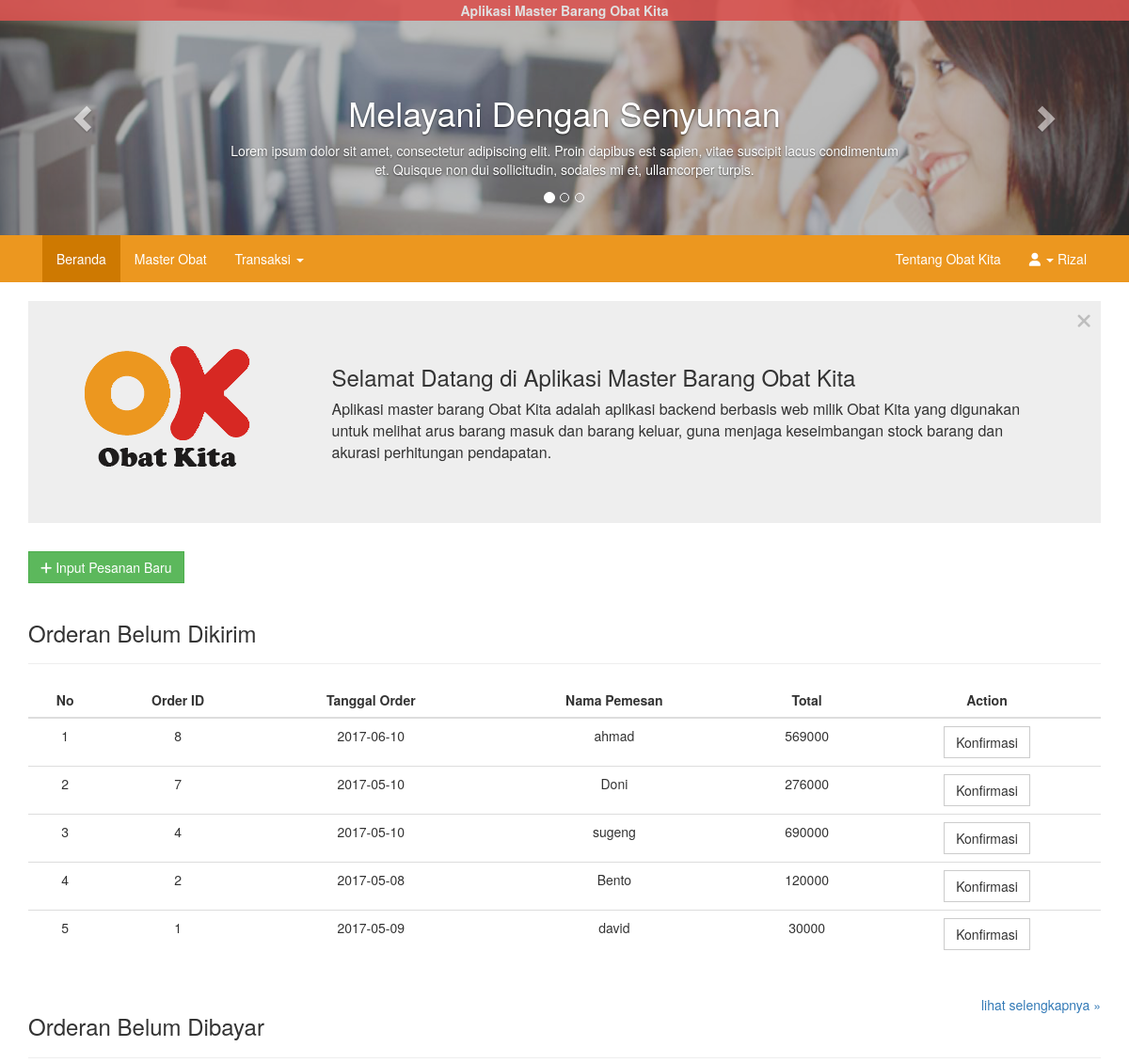
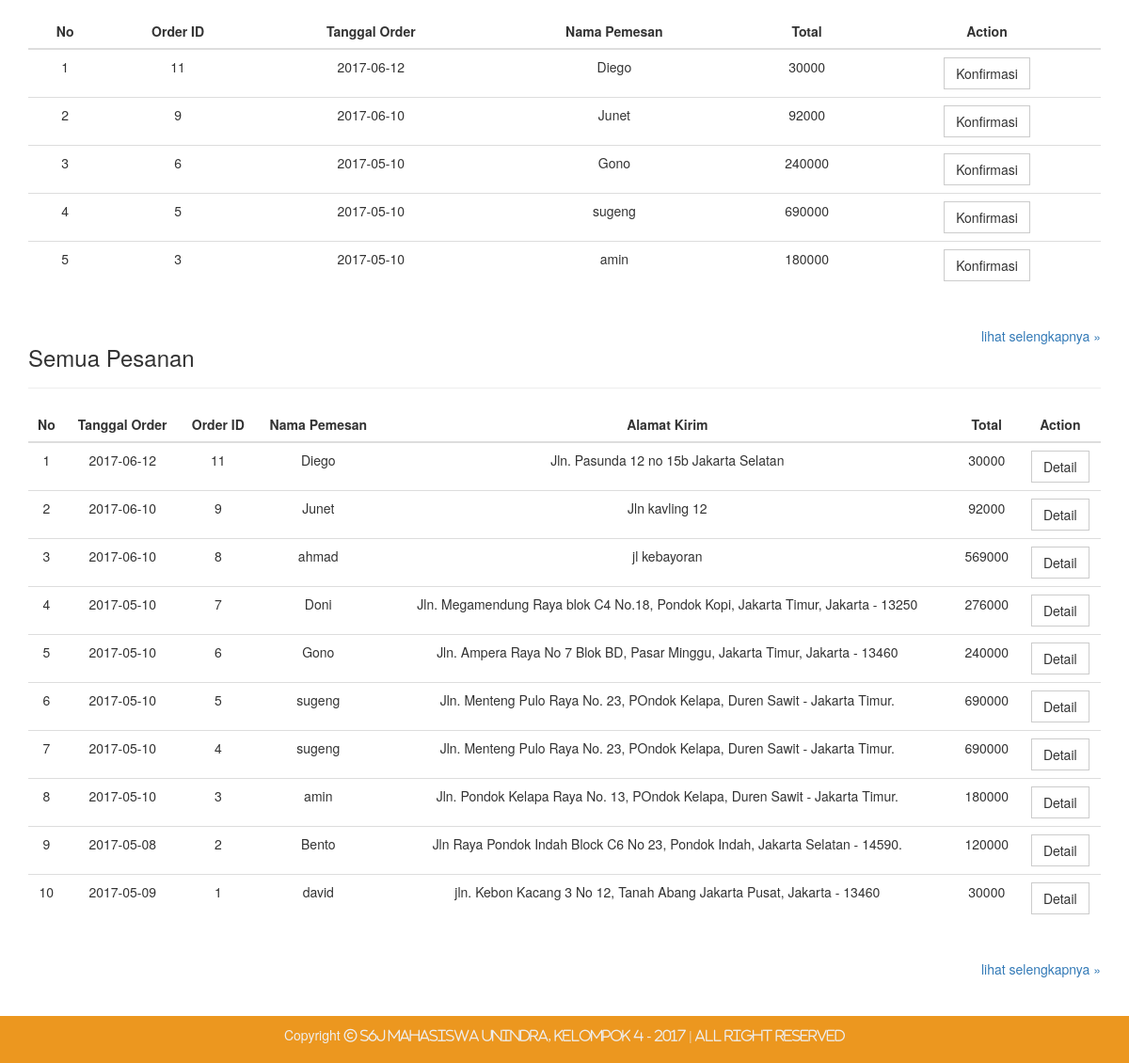
/index.php (signed in), run on the app's committed database (2 pictures, top to bottom).
### tables this page shows
CREATE TABLE `pengiriman` (
  `kirim_id` int(11) NOT NULL,
  `kirim_status` int(1) DEFAULT NULL,
  `order_id` int(11) DEFAULT NULL
);

CREATE TABLE `orders` (
  `order_id` int(11) NOT NULL,
  `order_StatBayar` int(1) NOT NULL,
  `order_tanggal` date DEFAULT NULL,
  `order_qty` int(11) NOT NULL,
  `cus_id` int(11) DEFAULT NULL,
  `obat_id` int(11) DEFAULT NULL
);

CREATE TABLE `customer` (
  `cus_id` int(11) NOT NULL,
  `cus_nama` varchar(255) NOT NULL,
  `cus_alamat` text NOT NULL
);

CREATE TABLE `obat` (
  `obat_id` int(11) NOT NULL,
  `obat_nama` varchar(255) NOT NULL,
  `obat_qty` int(4) NOT NULL,
  `obat_harga` int(11) NOT NULL
);

### index.php (the view, shortened to what this page needs)
<?php
	include_once("services/config.php");
?>
<!DOCTYPE HTML>
<html>
<head>
	<link rel="stylesheet" href="assets/css/bootstrap.min.css">
	<link rel="stylesheet" href="assets/css/font-awesome.css">
	<link rel="stylesheet" href="assets/css/jquery.dataTables.min.css">
	<link rel="stylesheet" href="assets/css/style.css">
</head>
<body>
<div id="wrapper">
	<?php
		include 'include/header.php';
		include 'include/nav.php';
	?>
	<main>
		<div class="container">
			<div id="welcome" class="jumbotron flat">
				<div class="row">
					<div class="col-sm-3">
						<img src="assets/img/logo.png">
					</div>
					<div class="col-sm-9">
						<h3>Selamat Datang di Aplikasi Master Barang Obat Kita</h3>
						<p>Aplikasi master barang Obat Kita adalah aplikasi backend berbasis web milik Obat Kita yang digunakan untuk melihat arus barang masuk dan barang keluar, guna menjaga keseimbangan stock barang dan akurasi perhitungan pendapatan.</p>
					</div>
				</div>
				<div class="close">
					<i class="fa fa-close" onclick="$('#welcome').hide();"></i>
				</div>
			</div>
			<a href="transaksi/inputpesanan.php" class="btn btn-success btn-md flat"><i class="fa fa-plus"></i> Input Pesanan Baru</a>
			<div class="kirim">
				<div class="page-header">
					<h3>Orderan Belum Dikirim</h3>
				</div>
				<div class="table table-responsive">
					<table id="BelumBayar" class="table text-center">
						<thead>
						<tr>
							<th>No</th>
							<th>Order ID</th>
							<th>Tanggal Order</th>
							<th>Nama Pemesan</th>
							<th>Total</th>
							<th>Action</th>
						</tr>
						</thead>
						<tbody>
							<?php
								$sql = 'SELECT *
										FROM pengiriman
										INNER JOIN orders
											ON pengiriman.order_id = orders.order_id
										INNER JOIN obat
											ON obat.obat_id = orders.obat_id
										INNER JOIN customer
											ON customer.cus_id = orders.cus_id
										WHERE orders.order_StatBayar = 1 AND pengiriman.kirim_status = 0
                                                                                ORDER BY pengiriman.order_id DESC LIMIT 10';
								$hasil = mysqli_query($koneksi, $sql);
								$i = 1;
								while ($data = $hasil->fetch_array()) {
									$harga = $data['obat_harga'];
									$qty = $data['order_qty'];
									$total = ($harga * $qty);
									echo "<tr>";
									echo "<td>".$i++."</td>";
									echo "<td>".$data['order_id']."</td>";
									echo "<td>".$data['order_tanggal']."</td>";
									echo "<td>".$data['cus_nama']."</td>";
									echo "<td>".$total."</td>";
									echo "<td>
											<a href=\"transaksi/detailkirim.php?id=$data[order_id]\" class=\"btn btn-default flat\">Konfirmasi</a>
										</td>";
									echo "</tr>";
								}
							?>
						</tbody>
					</table>
				</div>
				<a href="transaksi/pengiriman.php" class="pull-right">lihat selengkapnya &raquo;</a>
			</div>
			<div class="bayar">
				<div class="page-header">
					<h3>Orderan Belum Dibayar</h3>
				</div>
				<div class="table table-responsive">
					<table id="BelumBayar" class="table text-center">
						<thead>
						<tr>
							<th>No</th>
							<th>Order ID</th>
							<th>Tanggal Order</th>
							<th>Nama Pemesan</th>
							<th>Total</th>
							<th>Action</th>
						</tr>
						</thead>
						<tbody>
							<?php
								$sql = 'SELECT *
										FROM orders
										INNER JOIN customer
											ON orders.cus_id = customer.cus_id
										INNER JOIN obat
											ON orders.obat_id = obat.obat_id
										WHERE orders.order_StatBayar = 0 ORDER BY orders.order_id DESC LIMIT 10';
								$hasil = mysqli_query($koneksi, $sql);
								$i = 1;
								while ($data = $hasil->fetch_array()) {
									$harga = $data['obat_harga'];
									$qty = $data['order_qty'];
									$total = ($harga * $qty);
									echo "<tr>";
									echo "<td>".$i++."</td>";
									echo "<td>".$data['order_id']."</td>";
									echo "<td>".$data['order_tanggal']."</td>";
									echo "<td>".$data['cus_nama']."</td>";
									echo "<td>".$total."</td>";
									echo "<td>
											<a href=\"transaksi/detailbayar.php?id=$data[order_id]\" class=\"btn btn-default flat\">Konfirmasi</a>
										</td>";
									echo "</tr>";
								}
							?>
						</tbody>
					</table>
				</div>
				<a href="transaksi/pembayaran.php" class="pull-right">lihat selengkapnya &raquo;</a>
			</div>
			<div class="bayar">
				<div class="page-header">
					<h3>Semua Pesanan</h3>
				</div>
				<div class="table table-responsive">
					<table class="table text-center">
						<thead>
						<tr>
							<th>No</th>
							<th>Tanggal Order</th>
							<th>Order ID</th>
							<th>Nama Pemesan</th>
							<th>Alamat Kirim</th>
							<th>Total</th>
							<th>Action</th>
						</tr>
						</thead>
						<tbody>
							<?php
								$sql = 'SELECT *
										FROM orders
										INNER JOIN customer
											ON orders.cus_id = customer.cus_id
										INNER JOIN obat
											ON orders.obat_id = obat.obat_id
										ORDER BY orders.order_id DESC LIMIT 10';
								$hasil = mysqli_query($koneksi, $sql);
								$i = 1;
								while ($data = $hasil->fetch_array()) {
									$harga = $data['obat_harga'];
									$qty = $data['order_qty'];
									$total = ($harga * $qty);
									echo "<tr>";
									echo "<td>".$i++."</td>";
									echo "<td>".$data['order_tanggal']."</td>";
									echo "<td>".$data['order_id']."</td>";
									echo "<td>".$data['cus_nama']."</td>";
									echo "<td>".$data['cus_alamat']."</td>";
									echo "<td>".$total."</td>";
									echo "<td>
											<a href=\"detailorder.php?id=$data[order_id]\" class=\"btn btn-default flat\">Detail</a>
										</td>";
									echo "</tr>";
								}
							?>
						</tbody>
					</table>
				</div>
				<a href="transaksi/daftarpesanan.php" class="pull-right">lihat selengkapnya &raquo;</a>
			</div>
		</div>
	</main>
	</div>
	<footer>
		<div class="container">
			<p>Copyright <i class="fa fa-copyright"> S6J Mahasiswa Unindra, Kelompok 4 - 2017 | All Right Reserved</i></p>
		</div>
	</footer>
</body>
</html>

### include/header.php (shortened to what this page needs)
<header>
	<div id="header-top" class="text-center">
		<p><marquee behavior="alternate" direction="left" onmouseout="this.start()" onmouseover="this.stop()"><b>Aplikasi Master Barang Obat Kita</b></marquee></p>
	</div>
	<div id="myCarousel" class="carousel slide" data-ride="carousel">
		<ol class="carousel-indicators">
			<li data-target ="#myCarousel" data-slide-to="0" class="active"></li>
			<li data-target ="#myCarousel" data-slide-to="1"></li>
			<li data-target ="#myCarousel" data-slide-to="2"></li>
		</ol>
		<div class="carousel-inner" role="listbox">
			<div class="item active">
				<img class="slide" src="assets/img/callcenter.jpg" alt="First slide">
				<div class="container">
					<div class="carousel-caption">
						<h1>Melayani Dengan Senyuman</h1>
						<p>Lorem ipsum dolor sit amet, consectetur adipiscing elit. Proin dapibus est sapien, vitae suscipit lacus condimentum et. Quisque non dui sollicitudin, sodales mi et, ullamcorper turpis.</p>
					</div>
				</div>
			</div>
		</div>
		<a class    ="left carousel-control" href="#myCarousel" role="button" data-slide="prev"><span class ="glyphicon glyphicon-chevron-left" aria-hidden="true"></span><span class ="sr-only">Previous</span></a>
		<a class    ="right carousel-control" href="#myCarousel" role="button" data-slide="next"><span class ="glyphicon glyphicon-chevron-right" aria-hidden="true"></span><span class ="sr-only">Next</span></a>
   	</div>
</header>

### include/nav.php (shortened to what this page needs)
<nav>
	<div class="">
		<nav class="navbar navbar-default navbar-orange flat-navbar">
			<div class="container">
				<div id="navbar" class="navbar-collapse collapse">
						<ul class="nav navbar-nav">
						<li id="1"><a href="index.php">Beranda</a></li>
						<li id="2"><a href="masterobat.php">Master Obat</a></li>
						<li id="3" class="dropdown">
							<a href="#" class="dropdown-toggle" data-toggle="dropdown" role="button" aria-haspopup="true" aria-expanded="false">Transaksi <span class="caret"></span></a>
						</li>
					</ul>
					<ul class="nav navbar-nav navbar-right">
						<li id="5"><a href="about.php">Tentang Obat Kita</a></li>
						<li class="dropdown">
							<a href="#" class="dropdown-toggle" data-toggle="dropdown" role="button" aria-haspopup="true" aria-expanded="false">
								<i class="fa fa-user"></i>
								<span class="caret"></span>
								<?php echo  $_SESSION['user_nama']; ?>
							</a>
						</li>
					</ul>
				</div>
			</div>
		</nav>
	</div>
</nav>

### assets/css/style.css (style rules this page uses)
* { margin:0; padding:0; }
.flat-navbar { border-radius:0; border:none; }
.flat { border-radius:0 !important; }
.jumbotron p { font-size:16px; }
.table > thead > tr > th { text-align:center; }
#header-top { background-color:rgba(217,83,79,0.9); width:100%; display:block; padding:1px; color:#e0e0e0; position:fixed; top:0; z-index:99; }
#header-top > p { padding:0; margin:0; letter-spacing:2px; word-spacing:5px; text-transform:uppercase; }
.carousel { height: 250px; }
.carousel-caption { z-index: 10; }
.carousel .item { height: 250px; background-color: #777; }
.carousel-inner > .item > img { position: absolute; top: 0; left: 0; min-width: 100%; height: 250px; }
img.slide { opacity:0.5; }
.navbar-orange { background-color:#ec971f; }
.navbar-default .navbar-nav > li > a, .navbar-default .navbar-brand { color:#fff; }
.navbar-default .navbar-nav > .active > a, .navbar-default .navbar-nav > .active > a:focus, .navbar-default .navbar-nav > .active > a:hover { background-color:#ce7901; color:#fff; }
#welcome { position:relative; }
.close { position:absolute; top:10px; right:10px; }
main { min-height:600px; }
footer { background-color:#ec971f; margin-top:40px; }
footer > .container > p { color:#eee; padding:10px; text-align:center; }

### data on the page
pengiriman: order.order_id "8", order.order_tanggal "2017-06-10", customer.cus_nama "ahmad", obat.obat_harga "569000"
pengiriman: order.order_id "7", order.order_tanggal "2017-05-10", customer.cus_nama "Doni", obat.obat_harga "276000"
pengiriman: order.order_id "4", order.order_tanggal "2017-05-10", customer.cus_nama "sugeng", obat.obat_harga "690000"
pengiriman: order.order_id "2", order.order_tanggal "2017-05-08", customer.cus_nama "Bento", obat.obat_harga "120000"
pengiriman: order.order_id "1", order.order_tanggal "2017-05-09", customer.cus_nama "david", obat.obat_harga "30000"
orders: order_id "11", order_tanggal "2017-06-12", cus.cus_nama "Diego", total "30000", cus.cus_alamat "Jln. Pasunda 12 no 15b Jakarta Selatan"
orders: order_id "9", order_tanggal "2017-06-10", cus.cus_nama "Junet", total "92000", cus.cus_alamat "Jln kavling 12"
orders: order_id "6", order_tanggal "2017-05-10", cus.cus_nama "Gono", total "240000", cus.cus_alamat "Jln. Ampera Raya No 7 Blok BD, Pasar Minggu, Jakarta Timur, Jakarta - 13460"
orders: order_id "5", order_tanggal "2017-05-10", cus.cus_nama "sugeng", total "690000", cus.cus_alamat "Jln. Menteng Pulo Raya No. 23, POndok Kelapa, Duren Sawit - Jakarta Timur."
orders: order_id "3", order_tanggal "2017-05-10", cus.cus_nama "amin", total "180000", cus.cus_alamat "Jln. Pondok Kelapa Raya No. 13, POndok Kelapa, Duren Sawit - Jakarta Timur."
orders: order_tanggal "2017-06-10", order_id "8", cus.cus_nama "ahmad", cus.cus_alamat "jl kebayoran", total "569000"
orders: order_tanggal "2017-05-10", order_id "7", cus.cus_nama "Doni", cus.cus_alamat "Jln. Megamendung Raya blok C4 No.18, Pondok Kopi, Jakarta Timur, Jakarta - 13250", total "276000"
orders: order_tanggal "2017-05-10", order_id "4", cus.cus_nama "sugeng", cus.cus_alamat "Jln. Menteng Pulo Raya No. 23, POndok Kelapa, Duren Sawit - Jakarta Timur.", total "690000"
orders: order_tanggal "2017-05-08", order_id "2", cus.cus_nama "Bento", cus.cus_alamat "Jln Raya Pondok Indah Block C6 No 23, Pondok Indah, Jakarta Selatan - 14590.", total "120000"
orders: order_tanggal "2017-05-09", order_id "1", cus.cus_nama "david", cus.cus_alamat "jln. Kebon Kacang 3 No 12, Tanah Abang Jakarta Pusat, Jakarta - 13460", total "30000"

### other printed values
$_SESSION['user_nama'] "Rizal"
